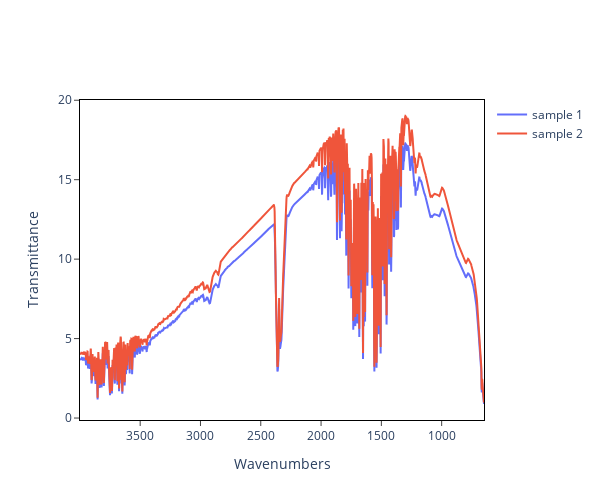

Notebook code cell kept with this figure:
### Code cell
fig = spectrum(
    [ftir1, ftir2]
)
fig.show()

### Figure 1 — Plotly figure (JSON) as saved in the notebook; plotly's stock layout.template omitted (floating-point values rounded to 4 significant figures; data arrays with more than 128 entries replaced by an {"elided": "..."} marker saying what was removed)
{"data": [{"hovertemplate": "Name: %{data.name}<br>Wavenumbers: %{x}<br>Transmittance: %{y}<extra></extra>", "mode": "lines", "name": "sample 1", "type": "scatter", "x": {"elided": "1738 int values"}, "y": {"elided": "1738 float values"}}, {"hovertemplate": "Name: %{data.name}<br>Wavenumbers: %{x}<br>Transmittance: %{y}<extra></extra>", "mode": "lines", "name": "sample 2", "type": "scatter", "x": {"elided": "1738 int values"}, "y": {"elided": "1738 float values"}}], "layout": {"height": 500, "plot_bgcolor": "white", "showlegend": true, "width": 600, "xaxis": {"autorange": "reversed", "linecolor": "black", "mirror": true, "nticks": 10, "showgrid": false, "showline": true, "ticks": "outside", "title": {"text": "Wavenumbers"}}, "yaxis": {"linecolor": "black", "mirror": true, "nticks": 5, "showgrid": false, "showline": true, "ticks": "outside", "title": {"text": "Transmittance"}}}}
